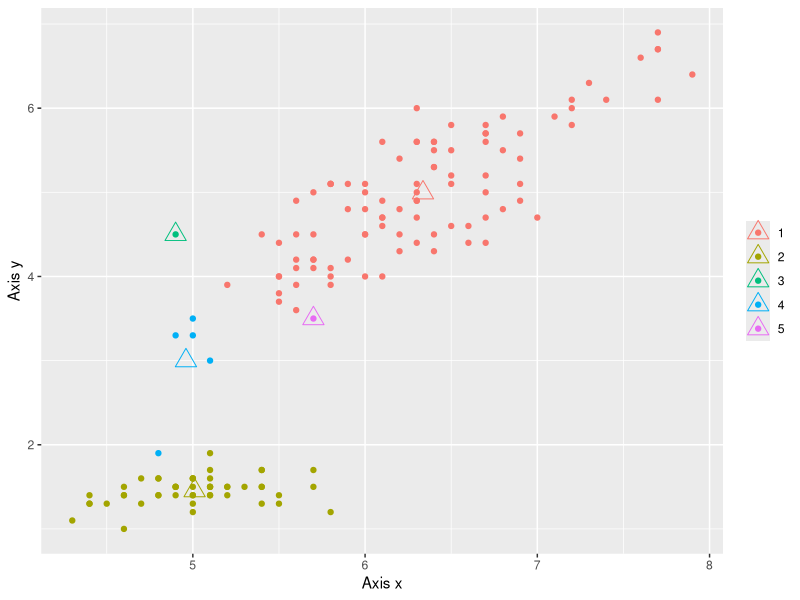
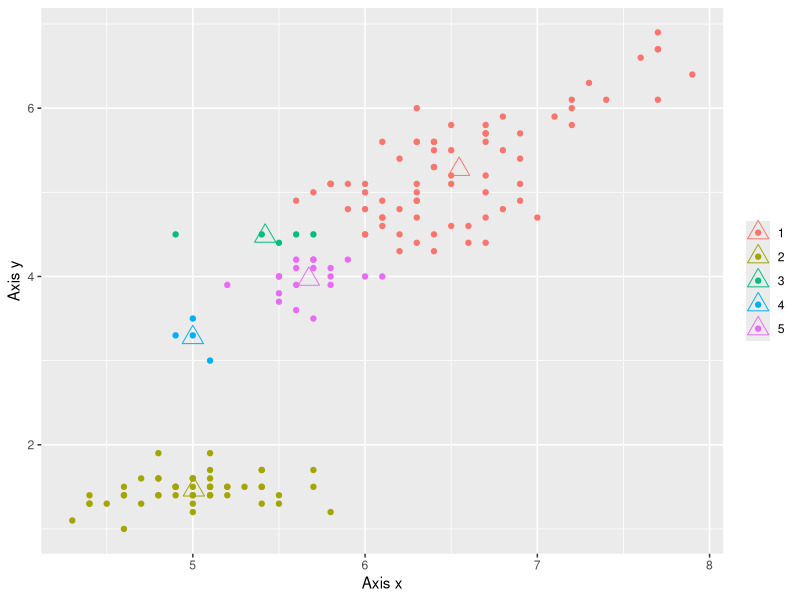
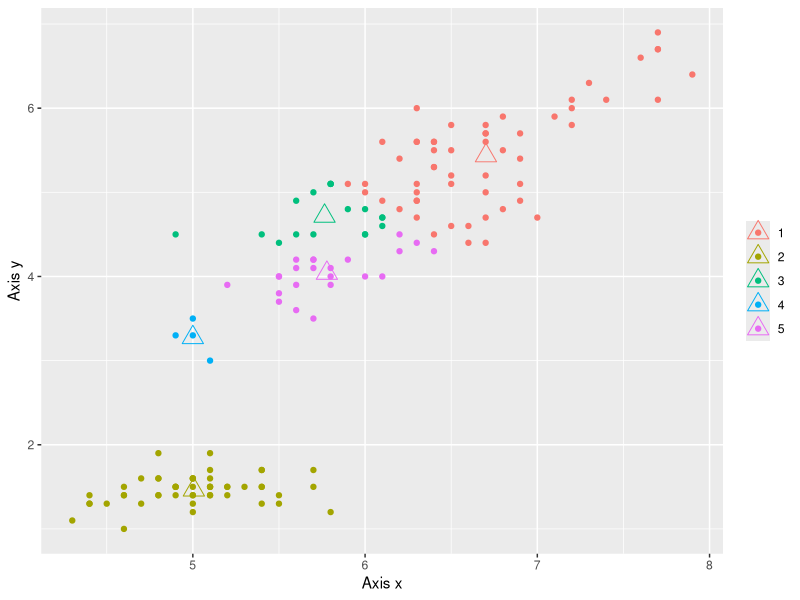
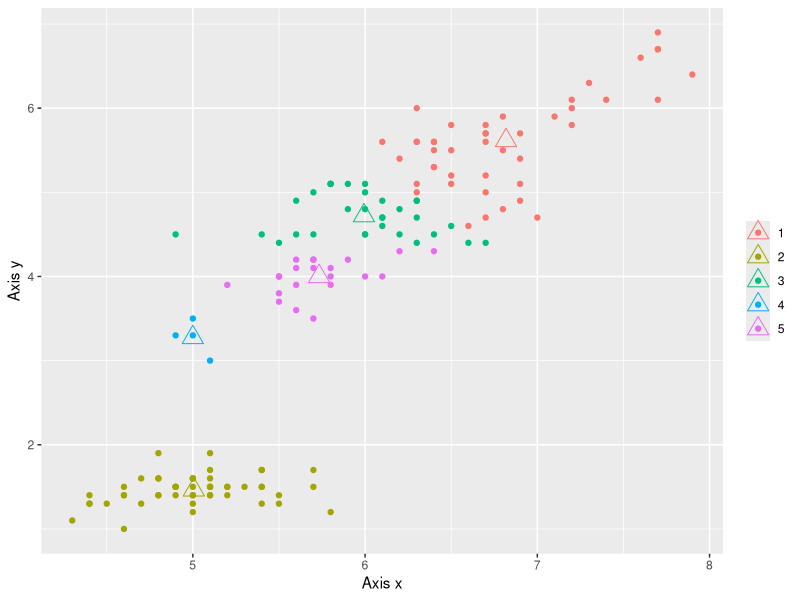
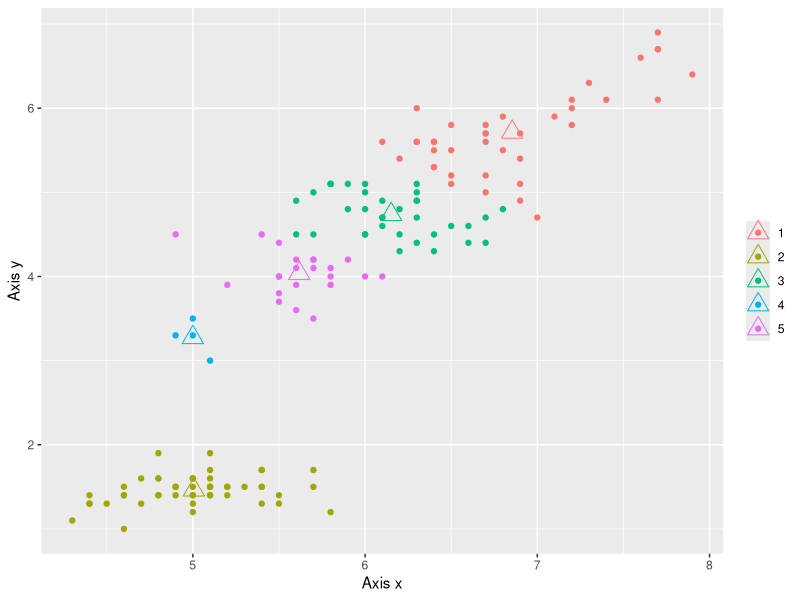
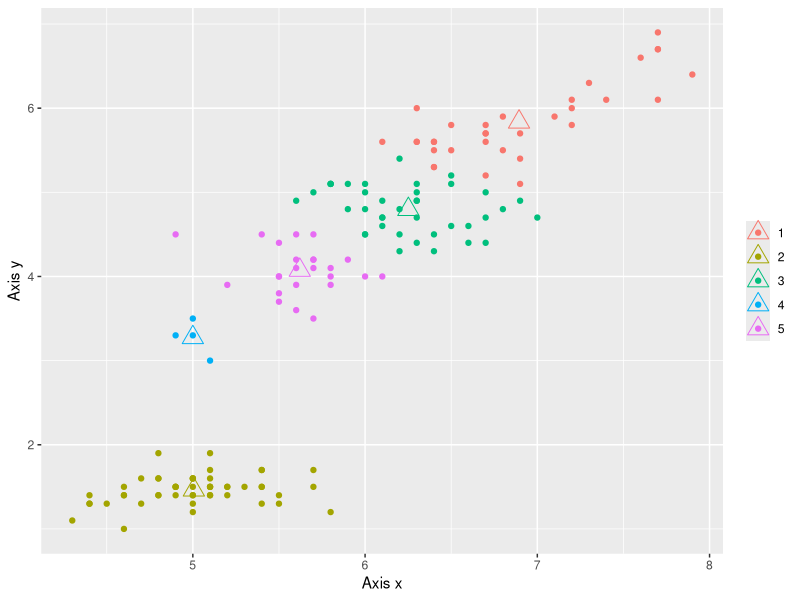
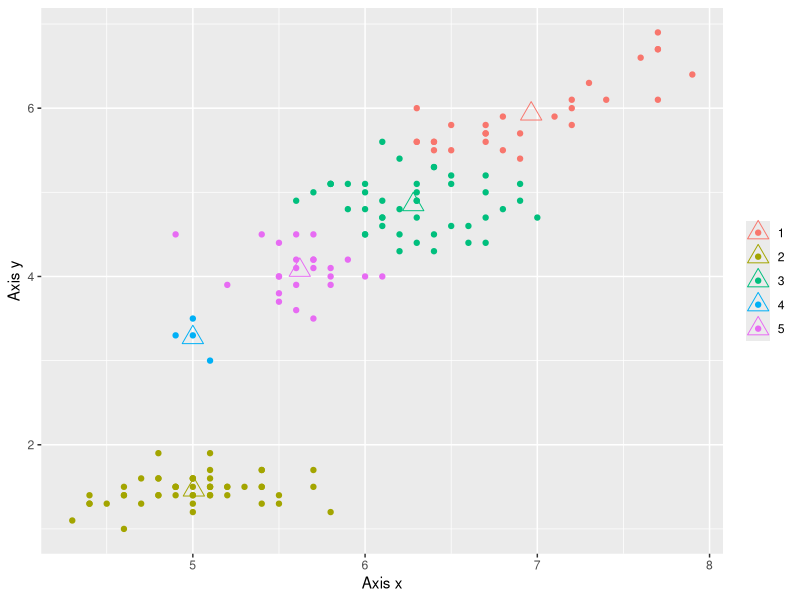
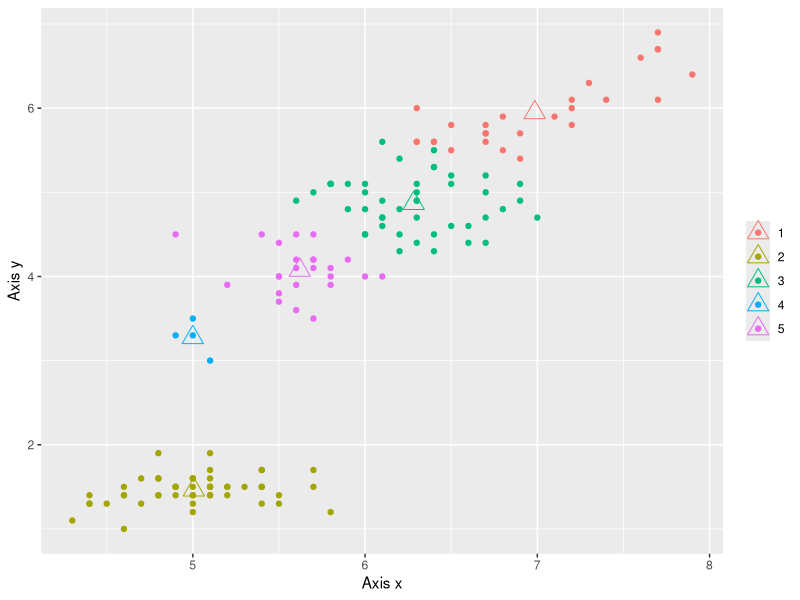

Here is the R script that generated these plots, in order:
setwd("C:/Users/Rafaela Becerra/Desktop/UC3M/R Programming/Project 2")
data=read.csv("iris_dataset.csv")

library(ggplot2)
#My function
x=data$sepal_length
y=data$petal_length
distance="Eucliean"
Nclus=2
Mykmean <- function(x, y, Nclus, distance) {
  
#Random centroids assignament
  xcentroid <- runif(n=Nclus, min=min(x), max=max(x))
  ycentroid <- runif(n=Nclus, min=min(y), max=max(y))
  
#Storing of the centroids and coordinates info
  infocens <- data.frame(xcoor=x, ycoor=y, clusgroup = NA, error=NA)
  error <- data.frame(error=NULL)
  clusgroup <- data.frame(group = 1:Nclus, xcentroid = xcentroid, ycentroid=ycentroid)
  
  set <- FALSE
    loop=0
    while(set == FALSE) {
    
    # reasignamiento del grupo al centroide mas cercano
    for (i in 1:length(x)) {
      
#Distance calculation of each vector to the closest centroid (depending on the distance type)      
      if(distance=="Euclidean") {
         dist <- sqrt((x[i]-clusgroup$xcentroid)^2 + (y[i]-clusgroup$ycentroid)^2)
      }
         
      if(distance=="SEuclidean") {
        dist <- ((x[i]-clusgroup$xcentroid)^2 + (y[i]-clusgroup$ycentroid)^2)
      }
      
      if(distance=="Manhattan") {
        dist <- (abs(x[i]-clusgroup$xcentroid) + abs(y[i]-clusgroup$ycentroid))
      }
      
      if(distance=="Maximun") {
        dist <- max(abs(x[i]-clusgroup$xcentroid), abs(y[i]-clusgroup$ycentroid))
      }
      
#Error calculation of each iteration depending on the distance      
      infocens$clusgroup[i] <- which.min(dist)
      infocens$error[i] <- min(dist)
    }
      
    error=rbind(error,sum(infocens$error))    
    
#Centroids groups reassignament     
    xcentroid_past <- clusgroup$xcentroid
    ycentroid_past <- clusgroup$ycentroid
    
#Calculation of the new centers for each centroid 
    for(i in 1:Nclus) {
      clusgroup[i,2] <- mean(subset(infocens$xcoor, infocens$clusgroup == i))
      clusgroup[i,3] <- mean(subset(infocens$ycoor, infocens$clusgroup == i))
    }
    
#Adding of new data for the missing or "non-assigning" centroids
    if (length(unique(infocens$clusgroup))!=Nclus) {
      d <- Nclus-length(unique(infocens$clusgroup))
      for (i in 1:d) {
        addvars <- data.frame(group=which(is.na(clusgroup[,2])), xcentroid = runif(n=d, min=min(x), max=max(x)), 
                              ycentroid = runif(n=d, min=min(x), max=max(x)))
      }
      clusgroup <- rbind(clusgroup,addvars)
      clusgroup <- clusgroup[complete.cases(clusgroup), ]
    }
    
#Computing of the plot for each iteration
    plot=ggplot()+
      geom_point(infocens,mapping=aes(x=xcoor, y=ycoor, color=as.factor(clusgroup)))+
      geom_point(clusgroup, mapping=aes(x=xcentroid,y=ycentroid, color=as.factor(group)), shape=2, size=5)+
      labs(x="Axis x", y="Axis y")+
      theme(legend.title=element_blank())
    print(plot) 
    
#Printing of the number of iterations 
    loop=loop+1
    print(loop)
      
#Loop finalization if there is not changes in the centroid centers 
    if (identical(xcentroid_past, clusgroup$xcentroid) & identical(ycentroid_past, clusgroup$ycentroid)) set <- TRUE
    }
           
#Print of the plots and storing of the solution information (info about the centroids data, info about the centroids coordinates and error list)
   solution=list(Data=infocens, Clusters=clusgroup, Error=error)
   names(solution$Error)[1]="Error"
   return(solution)

}

#Function implementation
Results=Mykmean(data[,1],data[,3],5,"Euclidean")


